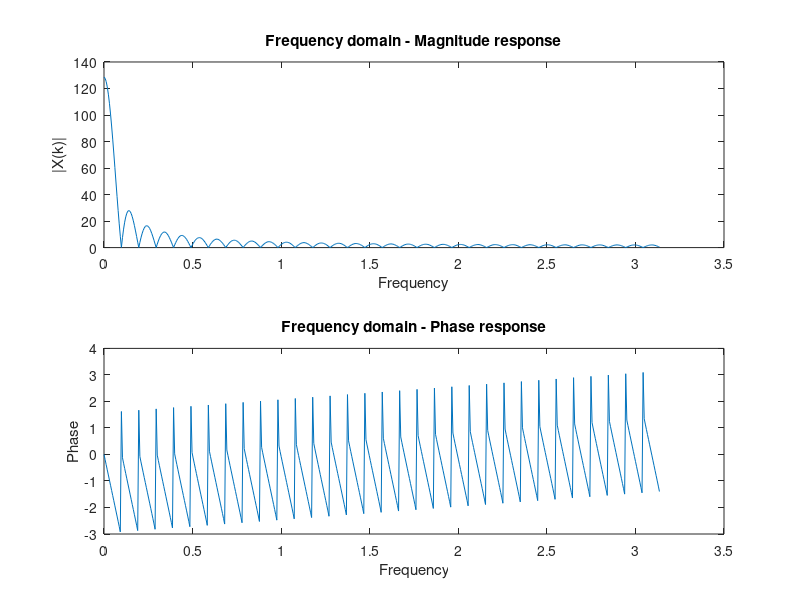

The MATLAB source for this figure:
Fs = 20000;
L = 64;
N = (1:L)/Fs;
x = sin(0.1*pi*N)+2*cos(0.3*pi*N)+3*sin(0.5*pi*N);

[H,W] = freqz(x,1);

subplot(211);
plot(W,abs(H));
xlabel('Frequency');
ylabel('|X(k)|');
title('Frequency domain - Magnitude response')

subplot(212);
plot(W,angle(H));
xlabel('Frequency');
ylabel('Phase');
title('Frequency domain - Phase response')
